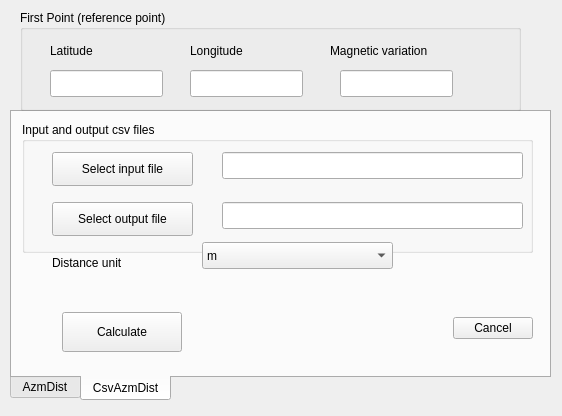
<?xml version="1.0" encoding="UTF-8"?>
<ui version="4.0">
 <class>LatLonByAzmDistDialogBase</class>
 <widget class="QDialog" name="LatLonByAzmDistDialogBase">
  <property name="geometry">
   <rect>
    <x>0</x>
    <y>0</y>
    <width>562</width>
    <height>416</height>
   </rect>
  </property>
  <property name="windowTitle">
   <string>LatLonByAzmDist</string>
  </property>
  <widget class="QTabWidget" name="tabWidget">
   <property name="geometry">
    <rect>
     <x>10</x>
     <y>110</y>
     <width>541</width>
     <height>291</height>
    </rect>
   </property>
   <property name="tabPosition">
    <enum>QTabWidget::South</enum>
   </property>
   <property name="currentIndex">
    <number>1</number>
   </property>
   <widget class="QWidget" name="tab">
    <attribute name="title">
     <string>AzmDist</string>
    </attribute>
    <widget class="QDialogButtonBox" name="button_box_2">
     <property name="geometry">
      <rect>
       <x>410</x>
       <y>200</y>
       <width>111</width>
       <height>32</height>
      </rect>
     </property>
     <property name="orientation">
      <enum>Qt::Horizontal</enum>
     </property>
     <property name="standardButtons">
      <set>QDialogButtonBox::Cancel</set>
     </property>
    </widget>
    <widget class="QGroupBox" name="gbSecondPoint">
     <property name="geometry">
      <rect>
       <x>10</x>
       <y>10</y>
       <width>471</width>
       <height>141</height>
      </rect>
     </property>
     <property name="title">
      <string>End point</string>
     </property>
     <property name="flat">
      <bool>true</bool>
     </property>
     <widget class="QLabel" name="lbEpName">
      <property name="geometry">
       <rect>
        <x>20</x>
        <y>40</y>
        <width>70</width>
        <height>21</height>
       </rect>
      </property>
      <property name="text">
       <string>Name</string>
      </property>
     </widget>
     <widget class="QLabel" name="lbEpAzimuth">
      <property name="geometry">
       <rect>
        <x>20</x>
        <y>70</y>
        <width>70</width>
        <height>21</height>
       </rect>
      </property>
      <property name="text">
       <string>Azimuth</string>
      </property>
     </widget>
     <widget class="QLabel" name="lbEpDistance">
      <property name="geometry">
       <rect>
        <x>20</x>
        <y>100</y>
        <width>101</width>
        <height>21</height>
       </rect>
      </property>
      <property name="text">
       <string>Distance</string>
      </property>
     </widget>
     <widget class="QLineEdit" name="leEpName">
      <property name="geometry">
       <rect>
        <x>130</x>
        <y>40</y>
        <width>151</width>
        <height>27</height>
       </rect>
      </property>
     </widget>
     <widget class="QLineEdit" name="leEpAzimuth">
      <property name="geometry">
       <rect>
        <x>130</x>
        <y>70</y>
        <width>151</width>
        <height>27</height>
       </rect>
      </property>
     </widget>
     <widget class="QLineEdit" name="leEpDistance">
      <property name="geometry">
       <rect>
        <x>130</x>
        <y>100</y>
        <width>151</width>
        <height>27</height>
       </rect>
      </property>
     </widget>
     <widget class="QComboBox" name="cbSpDistUnit">
      <property name="geometry">
       <rect>
        <x>290</x>
        <y>100</y>
        <width>92</width>
        <height>27</height>
       </rect>
      </property>
      <item>
       <property name="text">
        <string>m</string>
       </property>
      </item>
      <item>
       <property name="text">
        <string>km</string>
       </property>
      </item>
      <item>
       <property name="text">
        <string>NM</string>
       </property>
      </item>
      <item>
       <property name="text">
        <string>feet</string>
       </property>
      </item>
      <item>
       <property name="text">
        <string>SM</string>
       </property>
      </item>
     </widget>
    </widget>
    <widget class="QPushButton" name="pbAddPoint">
     <property name="geometry">
      <rect>
       <x>30</x>
       <y>210</y>
       <width>120</width>
       <height>30</height>
      </rect>
     </property>
     <property name="text">
      <string>Add point</string>
     </property>
    </widget>
   </widget>
   <widget class="QWidget" name="tab_2">
    <attribute name="title">
     <string>CsvAzmDist</string>
    </attribute>
    <widget class="QDialogButtonBox" name="button_box">
     <property name="geometry">
      <rect>
       <x>410</x>
       <y>200</y>
       <width>111</width>
       <height>32</height>
      </rect>
     </property>
     <property name="orientation">
      <enum>Qt::Horizontal</enum>
     </property>
     <property name="standardButtons">
      <set>QDialogButtonBox::Cancel</set>
     </property>
    </widget>
    <widget class="QGroupBox" name="gbInOutCsv">
     <property name="geometry">
      <rect>
       <x>10</x>
       <y>10</y>
       <width>511</width>
       <height>131</height>
      </rect>
     </property>
     <property name="title">
      <string>Input and output csv files</string>
     </property>
     <property name="flat">
      <bool>true</bool>
     </property>
     <widget class="QPushButton" name="pbInCsv">
      <property name="geometry">
       <rect>
        <x>30</x>
        <y>30</y>
        <width>141</width>
        <height>34</height>
       </rect>
      </property>
      <property name="text">
       <string>Select input file</string>
      </property>
     </widget>
     <widget class="QPushButton" name="pbOutCsv">
      <property name="geometry">
       <rect>
        <x>30</x>
        <y>80</y>
        <width>141</width>
        <height>34</height>
       </rect>
      </property>
      <property name="text">
       <string>Select output file</string>
      </property>
     </widget>
     <widget class="QLineEdit" name="leInCSV">
      <property name="geometry">
       <rect>
        <x>200</x>
        <y>30</y>
        <width>301</width>
        <height>27</height>
       </rect>
      </property>
     </widget>
     <widget class="QLineEdit" name="leOutCSV">
      <property name="geometry">
       <rect>
        <x>200</x>
        <y>80</y>
        <width>301</width>
        <height>27</height>
       </rect>
      </property>
     </widget>
    </widget>
    <widget class="QPushButton" name="pbCalcCSV">
     <property name="geometry">
      <rect>
       <x>50</x>
       <y>200</y>
       <width>120</width>
       <height>40</height>
      </rect>
     </property>
     <property name="sizePolicy">
      <sizepolicy hsizetype="Expanding" vsizetype="Fixed">
       <horstretch>0</horstretch>
       <verstretch>0</verstretch>
      </sizepolicy>
     </property>
     <property name="text">
      <string>Calculate</string>
     </property>
    </widget>
    <widget class="QComboBox" name="cbCSVDistUnit">
     <property name="enabled">
      <bool>true</bool>
     </property>
     <property name="geometry">
      <rect>
       <x>190</x>
       <y>130</y>
       <width>191</width>
       <height>27</height>
      </rect>
     </property>
     <item>
      <property name="text">
       <string>m</string>
      </property>
     </item>
     <item>
      <property name="text">
       <string>km</string>
      </property>
     </item>
     <item>
      <property name="text">
       <string>NM</string>
      </property>
     </item>
     <item>
      <property name="text">
       <string>feet</string>
      </property>
     </item>
     <item>
      <property name="text">
       <string>SM</string>
      </property>
     </item>
    </widget>
    <widget class="QLabel" name="Distanceunit">
     <property name="geometry">
      <rect>
       <x>40</x>
       <y>140</y>
       <width>121</width>
       <height>21</height>
      </rect>
     </property>
     <property name="text">
      <string>Distance unit</string>
     </property>
    </widget>
   </widget>
  </widget>
  <widget class="QGroupBox" name="gbRefPoint">
   <property name="geometry">
    <rect>
     <x>20</x>
     <y>10</y>
     <width>501</width>
     <height>101</height>
    </rect>
   </property>
   <property name="title">
    <string>First Point (reference point)</string>
   </property>
   <property name="flat">
    <bool>true</bool>
   </property>
   <widget class="QLineEdit" name="leRefLat">
    <property name="geometry">
     <rect>
      <x>30</x>
      <y>60</y>
      <width>113</width>
      <height>27</height>
     </rect>
    </property>
   </widget>
   <widget class="QLineEdit" name="leRefLon">
    <property name="geometry">
     <rect>
      <x>170</x>
      <y>60</y>
      <width>113</width>
      <height>27</height>
     </rect>
    </property>
   </widget>
   <widget class="QLineEdit" name="leRefMagVar">
    <property name="geometry">
     <rect>
      <x>320</x>
      <y>60</y>
      <width>113</width>
      <height>27</height>
     </rect>
    </property>
   </widget>
   <widget class="QLabel" name="lbRefLat">
    <property name="geometry">
     <rect>
      <x>30</x>
      <y>30</y>
      <width>111</width>
      <height>21</height>
     </rect>
    </property>
    <property name="text">
     <string>Latitude</string>
    </property>
   </widget>
   <widget class="QLabel" name="llbRefLon">
    <property name="geometry">
     <rect>
      <x>170</x>
      <y>30</y>
      <width>111</width>
      <height>21</height>
     </rect>
    </property>
    <property name="text">
     <string>Longitude</string>
    </property>
   </widget>
   <widget class="QLabel" name="lbRefMagVar">
    <property name="geometry">
     <rect>
      <x>310</x>
      <y>30</y>
      <width>151</width>
      <height>21</height>
     </rect>
    </property>
    <property name="text">
     <string>Magnetic variation</string>
    </property>
   </widget>
  </widget>
 </widget>
 <resources/>
 <connections>
  <connection>
   <sender>button_box</sender>
   <signal>accepted()</signal>
   <receiver>LatLonByAzmDistDialogBase</receiver>
   <slot>accept()</slot>
   <hints>
    <hint type="sourcelabel">
     <x>20</x>
     <y>20</y>
    </hint>
    <hint type="destinationlabel">
     <x>20</x>
     <y>20</y>
    </hint>
   </hints>
  </connection>
  <connection>
   <sender>button_box</sender>
   <signal>rejected()</signal>
   <receiver>LatLonByAzmDistDialogBase</receiver>
   <slot>reject()</slot>
   <hints>
    <hint type="sourcelabel">
     <x>20</x>
     <y>20</y>
    </hint>
    <hint type="destinationlabel">
     <x>20</x>
     <y>20</y>
    </hint>
   </hints>
  </connection>
 </connections>
</ui>
